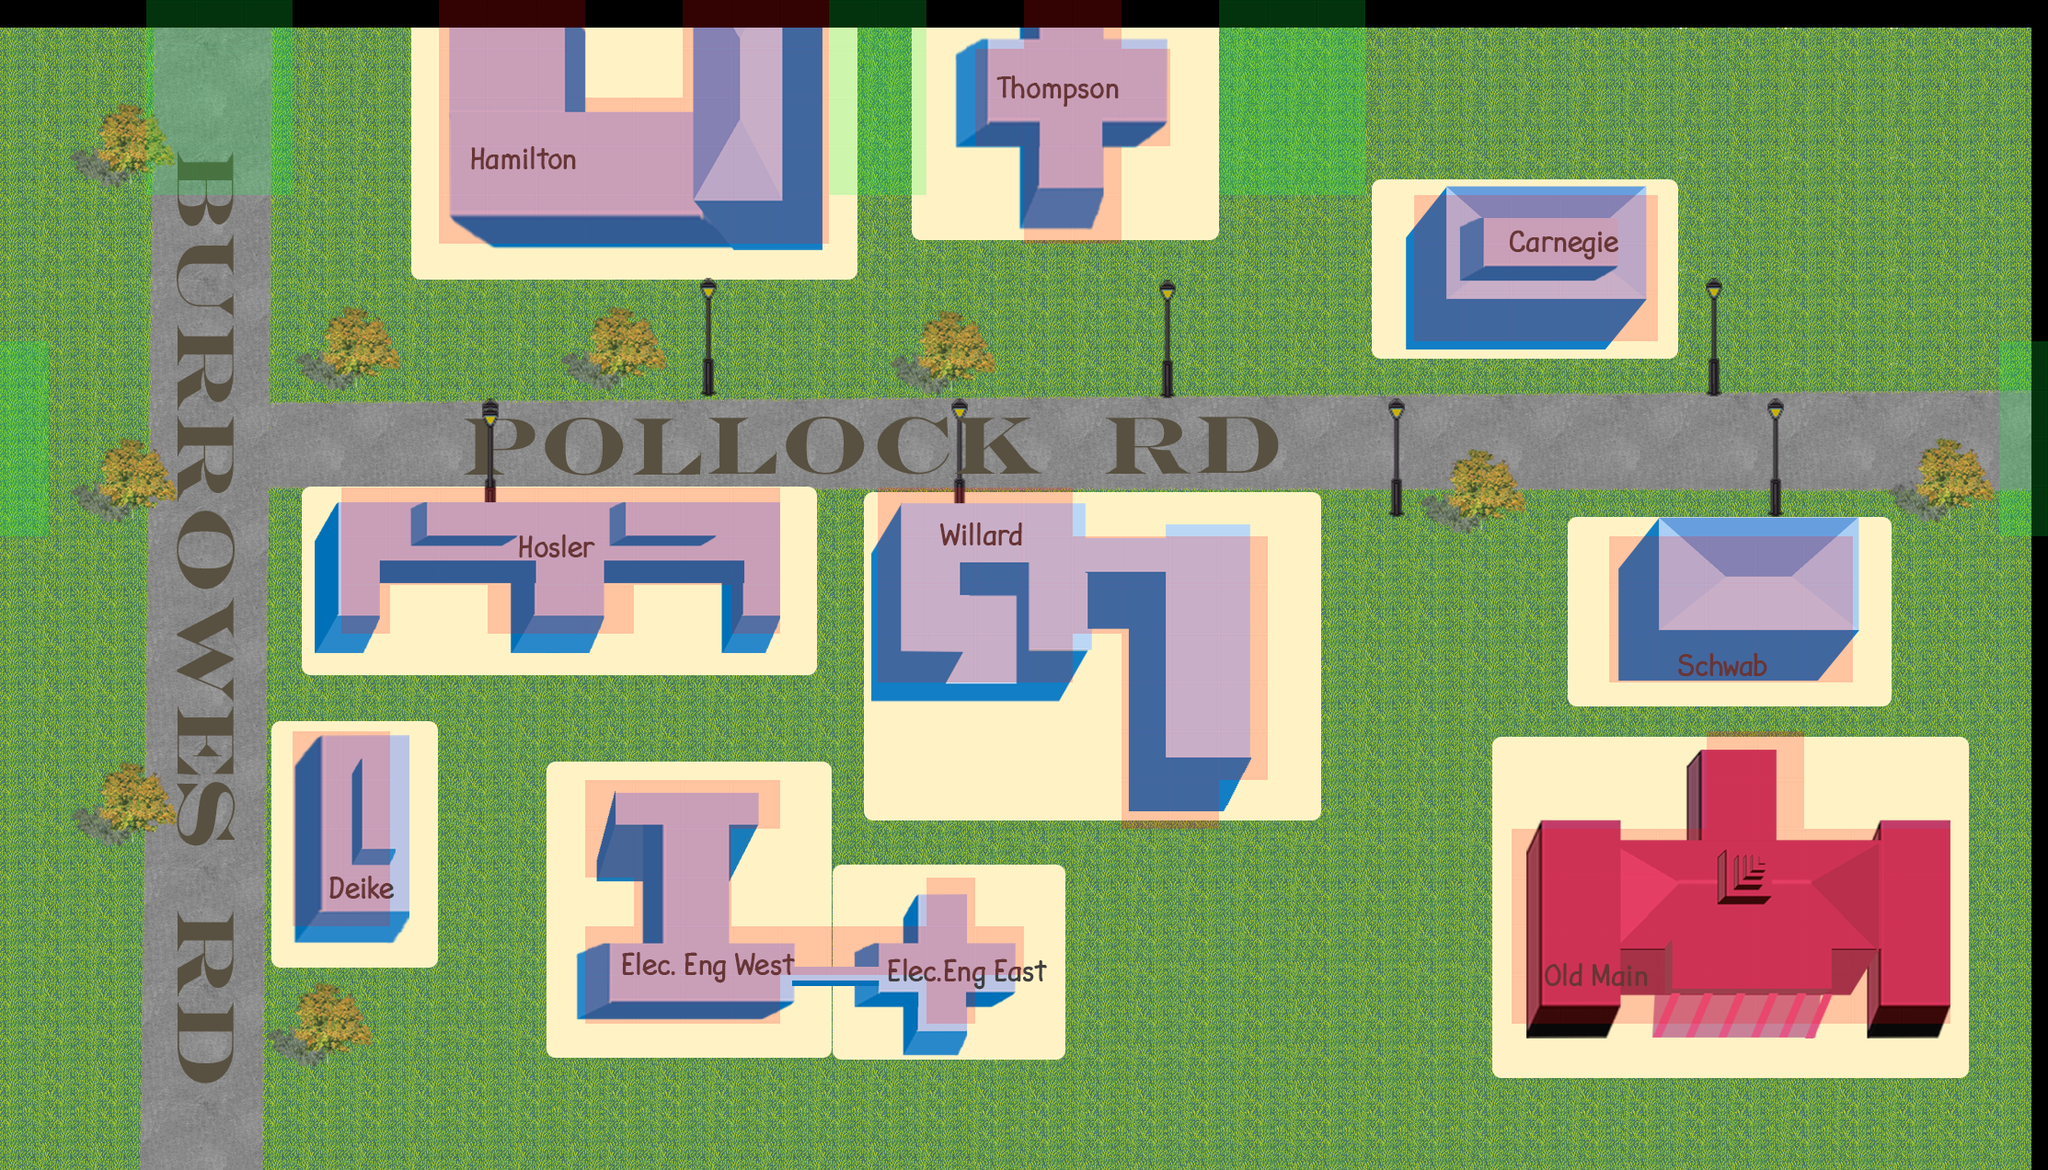

This is a level from a 2D game, rendered from its Tiled map with the project's own tilesets. A one-line summary and the map file follow, with tile-layer data summarised:
An orthogonal 42x24 tile map with 53x53 px tiles, 2 tile layers (Tile Layer 1, building), 2 tilesets.

<map version="1.0" orientation="orthogonal" renderorder="right-down" width="42" height="24" tilewidth="53" tileheight="53" nextobjectid="1">
 <tileset firstgid="1" name="Old Main" tilewidth="53" tileheight="53">
  <image source="Old Main.png" width="2226" height="1272" />
 </tileset>
 <tileset firstgid="1009" name="meta_tiles" tilewidth="53" tileheight="53">
  <image source="meta_tiles.png" width="106" height="53" />
  <tile id="0">
   <properties>
    <property name="collision" value="false" />
   </properties>
  </tile>
  <tile id="1">
   <properties>
    <property name="collision" value="true" />
   </properties>
  </tile>
 </tileset>
 <layer name="Tile Layer 1" width="42" height="24">
  <data>[1008 cells, 1008 non-empty, 1008 distinct tile ids]</data>
 </layer>
 <layer name="building" width="42" height="24">
  <data>[1008 cells, 250 non-empty, 2 distinct tile ids]</data>
 </layer>
</map>
